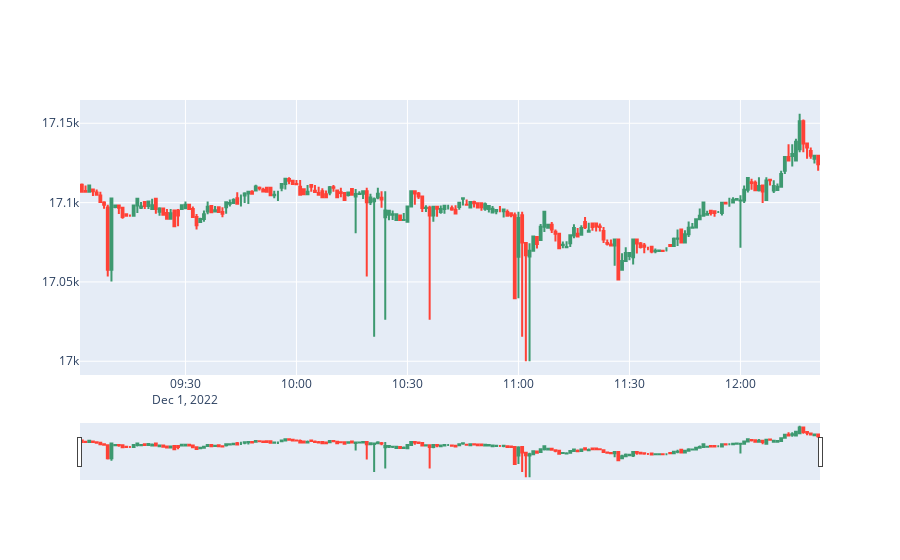

Notebook cell for this chart:
### Code cell
df = pd.read_csv('data/btc-usdt_dic_1m.csv').head(200)

fig = go.Figure(data=[go.Candlestick(x=df['Date'],
                open=df['Open'],
                high=df['High'],
                low=df['Low'],
                close=df['Close'])])

fig.show()

### Figure 1 — Plotly figure (JSON) as saved in the notebook; plotly's stock layout.template omitted (floating-point values rounded to 4 significant figures; data arrays with more than 128 entries replaced by an {"elided": "..."} marker saying what was removed)
{"data": [{"close": {"elided": "200 float values"}, "high": {"elided": "200 float values"}, "low": {"elided": "200 float values"}, "open": {"elided": "200 float values"}, "type": "candlestick", "x": {"elided": "200 str values"}}], "layout": {}}
